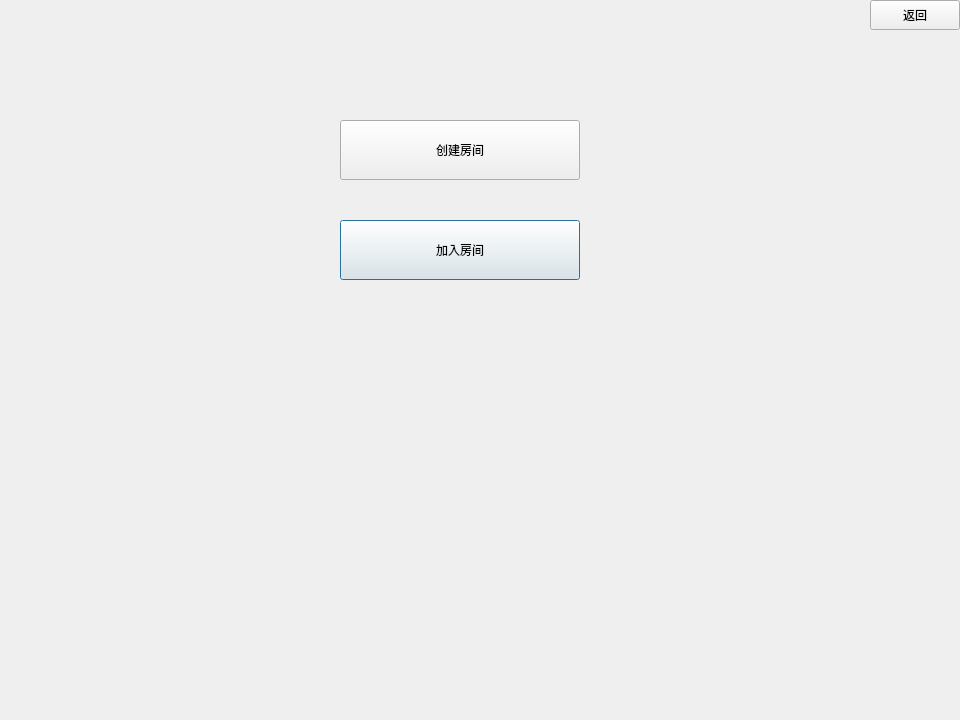
<?xml version="1.0" encoding="UTF-8"?>
<ui version="4.0">
 <class>wait_dialog</class>
 <widget class="QDialog" name="wait_dialog">
  <property name="geometry">
   <rect>
    <x>0</x>
    <y>0</y>
    <width>960</width>
    <height>720</height>
   </rect>
  </property>
  <property name="windowTitle">
   <string>Dialog</string>
  </property>
  <widget class="QPushButton" name="pb_joinroom">
   <property name="geometry">
    <rect>
     <x>340</x>
     <y>220</y>
     <width>240</width>
     <height>60</height>
    </rect>
   </property>
   <property name="text">
    <string>加入房间</string>
   </property>
  </widget>
  <widget class="QPushButton" name="pb_createroom">
   <property name="geometry">
    <rect>
     <x>340</x>
     <y>120</y>
     <width>240</width>
     <height>60</height>
    </rect>
   </property>
   <property name="text">
    <string>创建房间</string>
   </property>
  </widget>
  <widget class="QPushButton" name="pb_return">
   <property name="geometry">
    <rect>
     <x>870</x>
     <y>0</y>
     <width>90</width>
     <height>30</height>
    </rect>
   </property>
   <property name="text">
    <string>返回</string>
   </property>
  </widget>
 </widget>
 <resources/>
 <connections/>
</ui>
